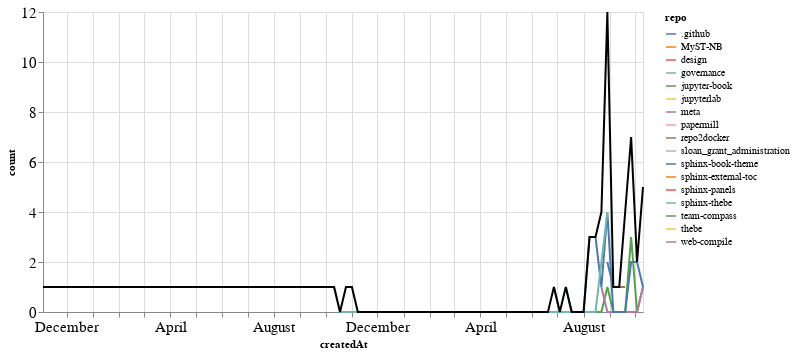

Notebook code for this chart:
### Markdown cell above
### PRs

### Code cell
prs_time = prs.groupby('repo').resample('W', on='createdAt').count()['author'].reset_index()
prs_time = prs_time.rename(columns={'author': 'count'})
prs_time_total = prs_time.groupby('createdAt').agg({"count": "sum"}).reset_index()

ch1 = alt.Chart(prs_time, width=600).mark_line().encode(
    x='createdAt',
    y='count',
    color='repo',
    tooltip="repo"
)

ch2 = alt.Chart(prs_time_total, width=600).mark_line(color="black").encode(
    x='createdAt',
    y='count',
)

ch1 + ch2

### Figure 1 — Vega-Lite specification as saved in the notebook (floating-point values rounded to 4 significant figures)
{"config": {"axisLeft": {"labelFontSize": 15}, "axisBottom": {"labelFontSize": 15}}, "layer": [{"data": {"name": "data-3b9c8e5b5d9a3c91a78a88e41d36bf87"}, "mark": "line", "encoding": {"color": {"type": "nominal", "field": "repo"}, "tooltip": {"type": "nominal", "field": "repo"}, "x": {"type": "temporal", "field": "createdAt"}, "y": {"type": "quantitative", "field": "count"}}, "width": 600}, {"data": {"name": "data-8800a0d78e196d10ad3e3527ef822554"}, "mark": {"type": "line", "color": "black"}, "encoding": {"x": {"type": "temporal", "field": "createdAt"}, "y": {"type": "quantitative", "field": "count"}}, "width": 600}], "$schema": "https://vega.github.io/schema/vega-lite/v4.8.1.json", "datasets": {"data-3b9c8e5b5d9a3c91a78a88e41d36bf87": [{"repo": ".github", "createdAt": "2021-08-29T00:00:00", "count": 2}, {"repo": ".github", "createdAt": "2021-09-05T00:00:00", "count": 1}, {"repo": "MyST-NB", "createdAt": "2021-10-10T00:00:00", "count": 1}, {"repo": "design", "createdAt": "2019-11-03T00:00:00", "count": 1}, {"repo": "governance", "createdAt": "2021-09-19T00:00:00", "count": 2}, {"repo": "jupyter-book", "createdAt": "2021-06-27T00:00:00", "count": 1}, {"repo": "jupyter-book", "createdAt": "2021-07-04T00:00:00", "count": 0}, {"repo": "jupyter-book", "createdAt": "2021-07-11T00:00:00", "count": 0}, {"repo": "jupyter-book", "createdAt": "2021-07-18T00:00:00", "count": 0}, {"repo": "jupyter-book", "createdAt": "2021-07-25T00:00:00", "count": 0}, {"repo": "jupyter-book", "createdAt": "2021-08-01T00:00:00", "count": 0}, {"repo": "jupyter-book", "createdAt": "2021-08-08T00:00:00", "count": 0}, {"repo": "jupyter-book", "createdAt": "2021-08-15T00:00:00", "count": 0}, {"repo": "jupyter-book", "createdAt": "2021-08-22T00:00:00", "count": 0}, {"repo": "jupyter-book", "createdAt": "2021-08-29T00:00:00", "count": 1}, {"repo": "jupyter-book", "createdAt": "2021-09-05T00:00:00", "count": 0}, {"repo": "jupyter-book", "createdAt": "2021-09-12T00:00:00", "count": 0}, {"repo": "jupyter-book", "createdAt": "2021-09-19T00:00:00", "count": 0}, {"repo": "jupyter-book", "createdAt": "2021-09-26T00:00:00", "count": 3}, {"repo": "jupyter-book", "createdAt": "2021-10-03T00:00:00", "count": 0}, {"repo": "jupyter-book", "createdAt": "2021-10-10T00:00:00", "count": 1}, {"repo": "jupyterlab", "createdAt": "2020-08-09T00:00:00", "count": 1}, {"repo": "meta", "createdAt": "2021-08-22T00:00:00", "count": 1}, {"repo": "meta", "createdAt": "2021-08-29T00:00:00", "count": 0}, {"repo": "meta", "createdAt": "2021-09-05T00:00:00", "count": 0}, {"repo": "meta", "createdAt": "2021-09-12T00:00:00", "count": 0}, {"repo": "meta", "createdAt": "2021-09-19T00:00:00", "count": 0}, {"repo": "meta", "createdAt": "2021-09-26T00:00:00", "count": 0}, {"repo": "meta", "createdAt": "2021-10-03T00:00:00", "count": 0}, {"repo": "meta", "createdAt": "2021-10-10T00:00:00", "count": 1}, {"repo": "papermill", "createdAt": "2021-08-29T00:00:00", "count": 1}, {"repo": "repo2docker", "createdAt": "2021-09-12T00:00:00", "count": 1}, {"repo": "repo2docker", "createdAt": "2021-09-19T00:00:00", "count": 1}, {"repo": "sloan_grant_administration", "createdAt": "2021-10-10T00:00:00", "count": 1}, {"repo": "sphinx-book-theme", "createdAt": "2021-07-11T00:00:00", "count": 1}, {"repo": "sphinx-book-theme", "createdAt": "2021-07-18T00:00:00", "count": 0}, {"repo": "sphinx-book-theme", "createdAt": "2021-07-25T00:00:00", "count": 0}, {"repo": "sphinx-book-theme", "createdAt": "2021-08-01T00:00:00", "count": 0}, {"repo": "sphinx-book-theme", "createdAt": "2021-08-08T00:00:00", "count": 3}, {"repo": "sphinx-book-theme", "createdAt": "2021-08-15T00:00:00", "count": 3}, {"repo": "sphinx-book-theme", "createdAt": "2021-08-22T00:00:00", "count": 1}, {"repo": "sphinx-book-theme", "createdAt": "2021-08-29T00:00:00", "count": 4}, {"repo": "sphinx-book-theme", "createdAt": "2021-09-05T00:00:00", "count": 0}, {"repo": "sphinx-book-theme", "createdAt": "2021-09-12T00:00:00", "count": 0}, {"repo": "sphinx-book-theme", "createdAt": "2021-09-19T00:00:00", "count": 0}, {"repo": "sphinx-book-theme", "createdAt": "2021-09-26T00:00:00", "count": 2}, {"repo": "sphinx-book-theme", "createdAt": "2021-10-03T00:00:00", "count": 2}, {"repo": "sphinx-book-theme", "createdAt": "2021-10-10T00:00:00", "count": 1}, {"repo": "sphinx-external-toc", "createdAt": "2021-09-19T00:00:00", "count": 1}, {"repo": "sphinx-panels", "createdAt": "2020-10-25T00:00:00", "count": 1}, {"repo": "sphinx-thebe", "createdAt": "2020-10-11T00:00:00", "count": 1}, {"repo": "sphinx-thebe", "createdAt": "2020-10-18T00:00:00", "count": 0}, {"repo": "sphinx-thebe", "createdAt": "2020-10-25T00:00:00", "count": 0}, {"repo": "sphinx-thebe", "createdAt": "2020-11-01T00:00:00", "count": 0}, {"repo": "sphinx-thebe", "createdAt": "2020-11-08T00:00:00", "count": 0}, {"repo": "sphinx-thebe", "createdAt": "2020-11-15T00:00:00", "count": 0}, {"repo": "sphinx-thebe", "createdAt": "2020-11-22T00:00:00", "count": 0}, {"repo": "sphinx-thebe", "createdAt": "2020-11-29T00:00:00", "count": 0}, {"repo": "sphinx-thebe", "createdAt": "2020-12-06T00:00:00", "count": 0}, {"repo": "sphinx-thebe", "createdAt": "2020-12-13T00:00:00", "count": 0}, {"repo": "sphinx-thebe", "createdAt": "2020-12-20T00:00:00", "count": 0}, {"repo": "sphinx-thebe", "createdAt": "2020-12-27T00:00:00", "count": 0}, {"repo": "sphinx-thebe", "createdAt": "2021-01-03T00:00:00", "count": 0}, {"repo": "sphinx-thebe", "createdAt": "2021-01-10T00:00:00", "count": 0}, {"repo": "sphinx-thebe", "createdAt": "2021-01-17T00:00:00", "count": 0}, {"repo": "sphinx-thebe", "createdAt": "2021-01-24T00:00:00", "count": 0}, {"repo": "sphinx-thebe", "createdAt": "2021-01-31T00:00:00", "count": 0}, {"repo": "sphinx-thebe", "createdAt": "2021-02-07T00:00:00", "count": 0}, {"repo": "sphinx-thebe", "createdAt": "2021-02-14T00:00:00", "count": 0}, {"repo": "sphinx-thebe", "createdAt": "2021-02-21T00:00:00", "count": 0}, {"repo": "sphinx-thebe", "createdAt": "2021-02-28T00:00:00", "count": 0}, {"repo": "sphinx-thebe", "createdAt": "2021-03-07T00:00:00", "count": 0}, {"repo": "sphinx-thebe", "createdAt": "2021-03-14T00:00:00", "count": 0}, {"repo": "sphinx-thebe", "createdAt": "2021-03-21T00:00:00", "count": 0}, {"repo": "sphinx-thebe", "createdAt": "2021-03-28T00:00:00", "count": 0}, {"repo": "sphinx-thebe", "createdAt": "2021-04-04T00:00:00", "count": 0}, {"repo": "sphinx-thebe", "createdAt": "2021-04-11T00:00:00", "count": 0}, {"repo": "sphinx-thebe", "createdAt": "2021-04-18T00:00:00", "count": 0}, {"repo": "sphinx-thebe", "createdAt": "2021-04-25T00:00:00", "count": 0}, {"repo": "sphinx-thebe", "createdAt": "2021-05-02T00:00:00", "count": 0}, {"repo": "sphinx-thebe", "createdAt": "2021-05-09T00:00:00", "count": 0}, {"repo": "sphinx-thebe", "createdAt": "2021-05-16T00:00:00", "count": 0}, {"repo": "sphinx-thebe", "createdAt": "2021-05-23T00:00:00", "count": 0}, {"repo": "sphinx-thebe", "createdAt": "2021-05-30T00:00:00", "count": 0}, {"repo": "sphinx-thebe", "createdAt": "2021-06-06T00:00:00", "count": 0}, {"repo": "sphinx-thebe", "createdAt": "2021-06-13T00:00:00", "count": 0}, {"repo": "sphinx-thebe", "createdAt": "2021-06-20T00:00:00", "count": 0}, {"repo": "sphinx-thebe", "createdAt": "2021-06-27T00:00:00", "count": 0}, {"repo": "sphinx-thebe", "createdAt": "2021-07-04T00:00:00", "count": 0}, {"repo": "sphinx-thebe", "createdAt": "2021-07-11T00:00:00", "count": 0}, {"repo": "sphinx-thebe", "createdAt": "2021-07-18T00:00:00", "count": 0}, {"repo": "sphinx-thebe", "createdAt": "2021-07-25T00:00:00", "count": 0}, {"repo": "sphinx-thebe", "createdAt": "2021-08-01T00:00:00", "count": 0}, {"repo": "sphinx-thebe", "createdAt": "2021-08-08T00:00:00", "count": 0}, {"repo": "sphinx-thebe", "createdAt": "2021-08-15T00:00:00", "count": 0}, {"repo": "sphinx-thebe", "createdAt": "2021-08-22T00:00:00", "count": 2}, {"repo": "sphinx-thebe", "createdAt": "2021-08-29T00:00:00", "count": 4}, {"repo": "team-compass", "createdAt": "2021-09-26T00:00:00", "count": 1}, {"repo": "thebe", "createdAt": "2020-11-01T00:00:00", "count": 1}, {"repo": "web-compile", "createdAt": "2021-09-26T00:00:00", "count": 1}], "data-8800a0d78e196d10ad3e3527ef822554": [{"createdAt": "2019-11-03T00:00:00", "count": 1}, {"createdAt": "2020-08-09T00:00:00", "count": 1}, {"createdAt": "2020-10-11T00:00:00", "count": 1}, {"createdAt": "2020-10-18T00:00:00", "count": 0}, {"createdAt": "2020-10-25T00:00:00", "count": 1}, {"createdAt": "2020-11-01T00:00:00", "count": 1}, {"createdAt": "2020-11-08T00:00:00", "count": 0}, {"createdAt": "2020-11-15T00:00:00", "count": 0}, {"createdAt": "2020-11-22T00:00:00", "count": 0}, {"createdAt": "2020-11-29T00:00:00", "count": 0}, {"createdAt": "2020-12-06T00:00:00", "count": 0}, {"createdAt": "2020-12-13T00:00:00", "count": 0}, {"createdAt": "2020-12-20T00:00:00", "count": 0}, {"createdAt": "2020-12-27T00:00:00", "count": 0}, {"createdAt": "2021-01-03T00:00:00", "count": 0}, {"createdAt": "2021-01-10T00:00:00", "count": 0}, {"createdAt": "2021-01-17T00:00:00", "count": 0}, {"createdAt": "2021-01-24T00:00:00", "count": 0}, {"createdAt": "2021-01-31T00:00:00", "count": 0}, {"createdAt": "2021-02-07T00:00:00", "count": 0}, {"createdAt": "2021-02-14T00:00:00", "count": 0}, {"createdAt": "2021-02-21T00:00:00", "count": 0}, {"createdAt": "2021-02-28T00:00:00", "count": 0}, {"createdAt": "2021-03-07T00:00:00", "count": 0}, {"createdAt": "2021-03-14T00:00:00", "count": 0}, {"createdAt": "2021-03-21T00:00:00", "count": 0}, {"createdAt": "2021-03-28T00:00:00", "count": 0}, {"createdAt": "2021-04-04T00:00:00", "count": 0}, {"createdAt": "2021-04-11T00:00:00", "count": 0}, {"createdAt": "2021-04-18T00:00:00", "count": 0}, {"createdAt": "2021-04-25T00:00:00", "count": 0}, {"createdAt": "2021-05-02T00:00:00", "count": 0}, {"createdAt": "2021-05-09T00:00:00", "count": 0}, {"createdAt": "2021-05-16T00:00:00", "count": 0}, {"createdAt": "2021-05-23T00:00:00", "count": 0}, {"createdAt": "2021-05-30T00:00:00", "count": 0}, {"createdAt": "2021-06-06T00:00:00", "count": 0}, {"createdAt": "2021-06-13T00:00:00", "count": 0}, {"createdAt": "2021-06-20T00:00:00", "count": 0}, {"createdAt": "2021-06-27T00:00:00", "count": 1}, {"createdAt": "2021-07-04T00:00:00", "count": 0}, {"createdAt": "2021-07-11T00:00:00", "count": 1}, {"createdAt": "2021-07-18T00:00:00", "count": 0}, {"createdAt": "2021-07-25T00:00:00", "count": 0}, {"createdAt": "2021-08-01T00:00:00", "count": 0}, {"createdAt": "2021-08-08T00:00:00", "count": 3}, {"createdAt": "2021-08-15T00:00:00", "count": 3}, {"createdAt": "2021-08-22T00:00:00", "count": 4}, {"createdAt": "2021-08-29T00:00:00", "count": 12}, {"createdAt": "2021-09-05T00:00:00", "count": 1}, {"createdAt": "2021-09-12T00:00:00", "count": 1}, {"createdAt": "2021-09-19T00:00:00", "count": 4}, {"createdAt": "2021-09-26T00:00:00", "count": 7}, {"createdAt": "2021-10-03T00:00:00", "count": 2}, {"createdAt": "2021-10-10T00:00:00", "count": 5}]}}
